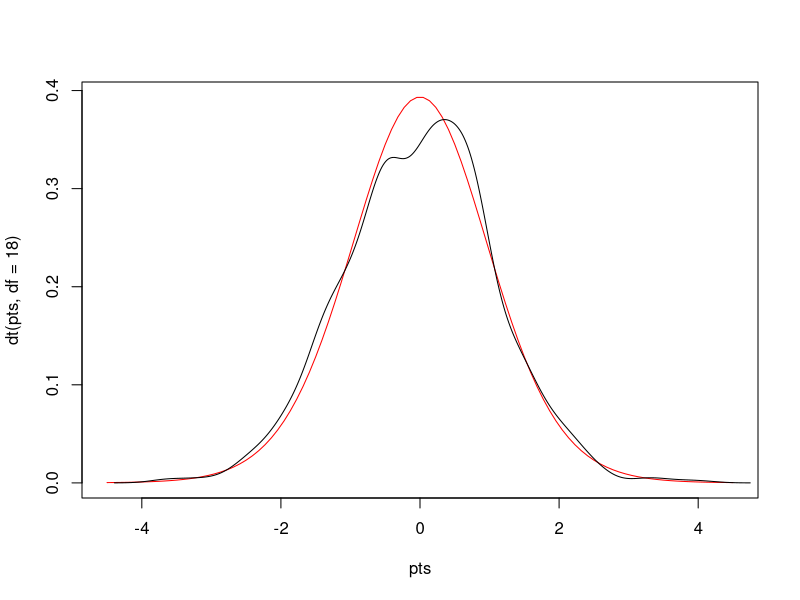
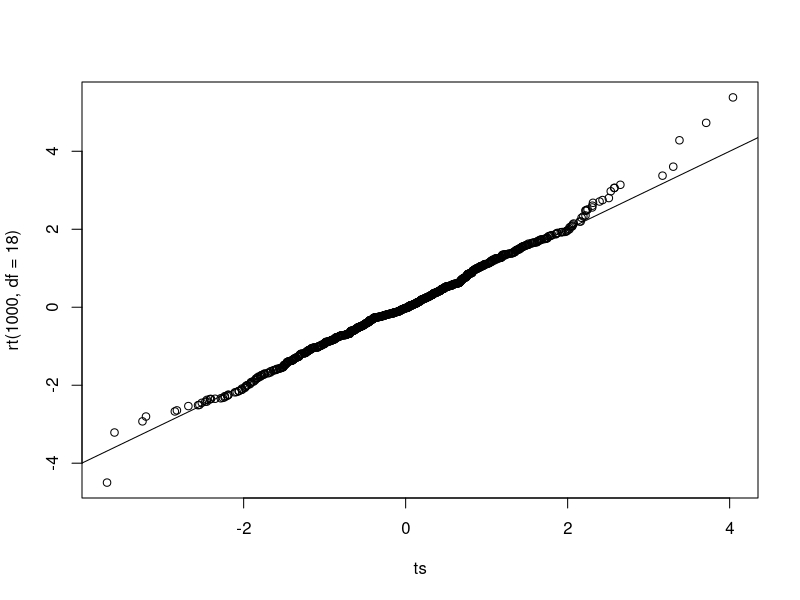
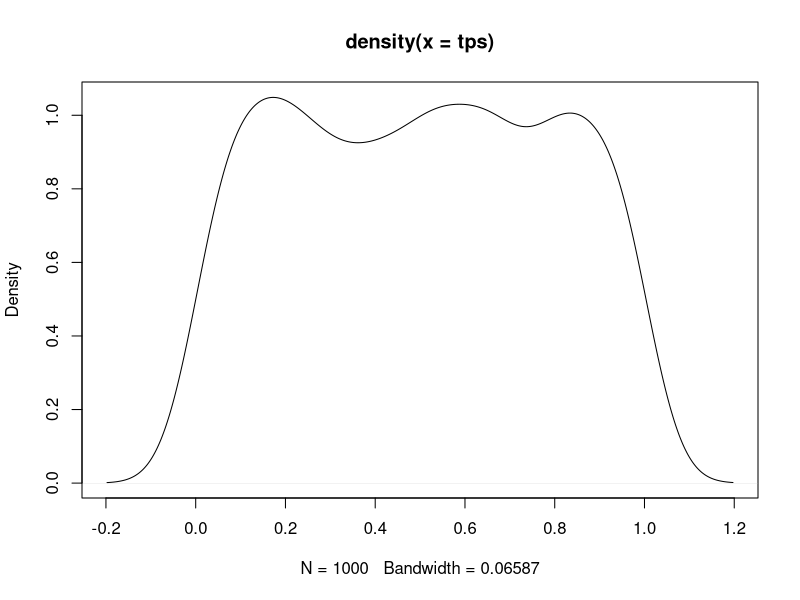
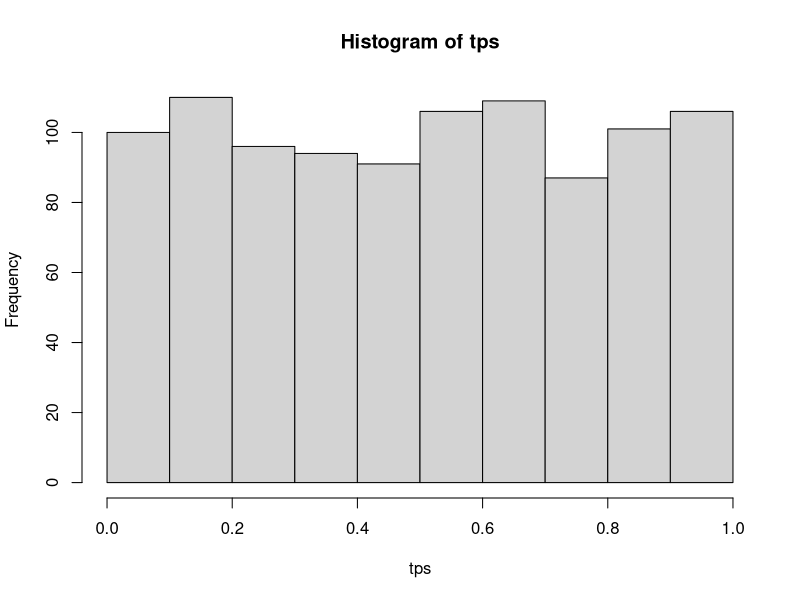
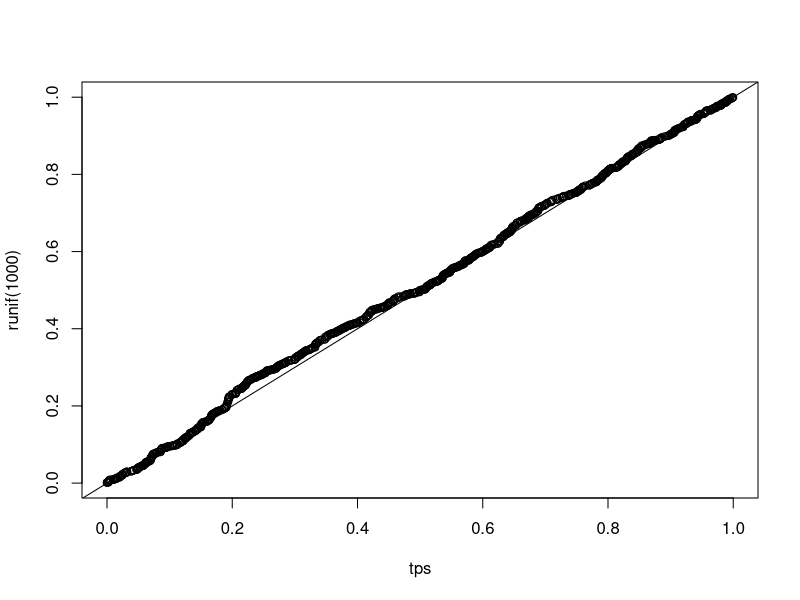

The R source for these figures, in order:

# simulate two samples to compare their mean by t test
x <- rnorm(10)
y <- rnorm(10)
t.test(x, y)

# generate many statistics to understand them 
ts <- replicate(1000, t.test(rnorm(10), rnorm(10))$statistic) 

# under the assumptions of normality and equal variance, we are assuming that the statistic will have a
# t-distribution with 10 + 10 - 2 = 18 df. we lose two df because we have to estimate the mean of each group
# how can we test if that is true?

########### Method 1: by looking at plots ###########
# plot the theoretical density of the t-statistic we should be seeing and superimposing the density of our sample
# on top of it. 
range(ts)  # -3.854319  4.368231 
pts <- seq(-4.5, 4.5, length = 100)
plot(pts, dt(pts, df = 18), col = "red", type = "l")  # theoretical density of the t-statistic with df of 18
lines(density(ts))  # density for our simulated sample

########### Method 2: quantile-quantile plot ###########
# the quantiles of two samples are calculated at a variety of points in the range of 0 to 1 and then are plotted
# against each other. If the two samples came from the same distribution with the same parameters, we'd see a straight line
# through the origin with a slope of 1. If the two samples came from similar distributions but their parameters were different,
# we'd still see a straight line but not through the origin. 
qqplot(ts, rt(1000, df=18))
abline(0, 1)


probs <- c(0.9, 0.95, 0.99)
quantile(ts, probs)
qt(probs, df=18)

# under the null hypothesis, the p-values for any statistical test should form a uniform distribution
# between 0 and 1. Any value in the interval 0 to 1 is just as likely to occur as any other value. For
# a uniform distribution, the quantile function is just the identity function. 
# look at the density of probability values when the null hypothesis is true
tps <- replicate(1000, t.test(rnorm(10), rnorm(10))$p.value)
plot(density(tps))
hist(tps)
qqplot(tps, runif(1000))
abline(0,1)
# the probabilities follow a uniform distribution




############## Power of the t-test #################
# suppose we have a difference in means equal to just one standard deviation, and we want to calculate the power
# for detecting that difference. 
t.power <- function(nsamp = c(10, 10), nsim = 1000, means = c(0, 0), sds = c(1, 1)) {
  lower = qt(0.025, df = sum(nsamp) - 2)
  upper = qt(0.975, df = sum(nsamp) - 2)
  ts = replicate(nsim, 
                 t.test(rnorm(nsamp[1], mean = means[1], sd = sds[1]),
                        rnorm(nsamp[2], mean = means[2], sd = sds[2]))$statistic)
  sum(ts < lower | ts > upper) / nsim  # defination of power, the ratio of obs in rejection region to the total length
}
t.power()  # 0.048
t.power(means = c(0, 0.3))  # 0.101
t.power(means = c(0, 1))   # 0.572
t.power(means = c(0, 2))  # 0.989

# How large a sample size would we need to detect difference of -.3 with 95 % power?
samps <- c(100, 200, 300, 400, 500)
res <- sapply(samps, function(n)t.power(means = c(0, 0.3), nsamp = c(n, n)))
names(res) <- samps
res


###################### Issue of unequal variances ###################
# if the power of the test is improved using Welch's t test when the variances are unequal
t.power1 <- function(nsamp=c(10,10), nsim=1000, means=c(0,0), sds=c(1,1), var.equal=TRUE) {
  tps = replicate(nsim,
                  t.test(rnorm(nsamp[1], mean=means[1], sd=sds[1]),
                         rnorm(nsamp[2], mean=means[2], sd=sds[2]))$p.value)
  sum(tps < 0.025 | tps > 0.975) / nsim
}
t.power1(nsim=10000, sds = c(1, 2), mean=c(1,2)) # 0.1771
t.power1(nsim=10000, sds = c(1, 2), mean = c(1,2), var.equal = FALSE)  # 0.1751

# for a variety of sample sizes
sizes = c(10,20,30,40)
res1 = sapply(sizes, function(n)t.power1(nsim=10000, sds=c(1,2), mean=c(1,2), nsamp=c(n,n)))

res2 = sapply(sizes, function(n)t.power1(nsim=10000, sds=c(1,2), mean=c(1,2), nsamp=c(n,n), var.equal = FALSE))
